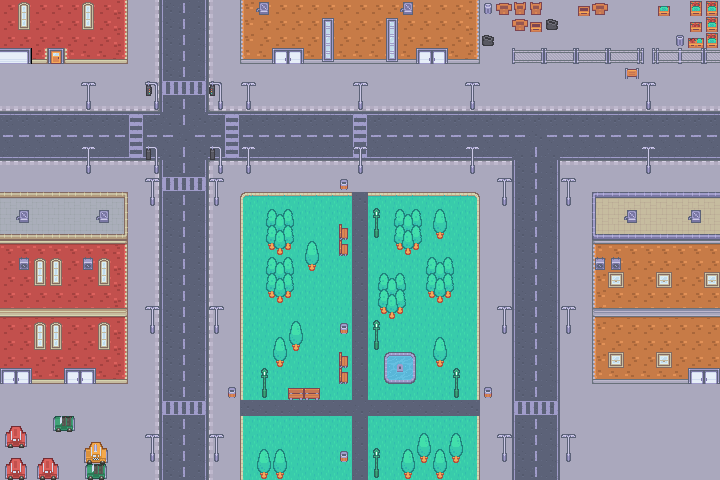

A 2D game scene composited from a Tiled map and its tileset images. What follows is a short description and the map's XML, with each tile layer's data collapsed to a summary:
An orthogonal 45x30 tile map with 16x16 px tiles, 2 tile layers (ground, object), 2 tilesets.

<map version="1.10" tiledversion="1.10.2" orientation="orthogonal" renderorder="left-up" width="45" height="30" tilewidth="16" tileheight="16" infinite="0" nextlayerid="4" nextobjectid="9">
 <editorsettings>
  <export target="sity..csv" format="csv" />
 </editorsettings>
 <tileset firstgid="1" name="tilemap" tilewidth="16" tileheight="16" spacing="1" tilecount="486" columns="27">
  <image source="tilemap.png" width="458" height="305" />
 </tileset>
 <tileset firstgid="487" source="tilemap.tsx" />
 <layer id="1" name="ground" width="45" height="30">
  <data>[1350 cells, 1350 non-empty, 56 distinct tile ids]</data>
 </layer>
 <layer id="3" name="object" width="45" height="30">
  <data>[1350 cells, 283 non-empty, 68 distinct tile ids]</data>
 </layer>
</map>
